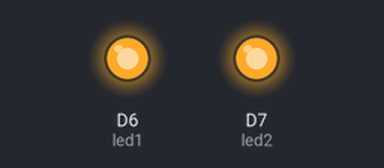
A sketch run on a simulated ESP8266 (NodeMCU). Shown: output pins drawn as LEDs (lit = HIGH).

Above: at 0.5 s.
At 21.5 s:
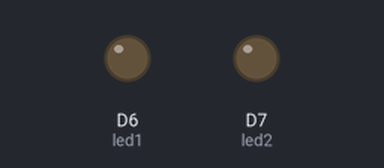
Timing chart, 0 to 31.2 s (numbered marks = the images above):
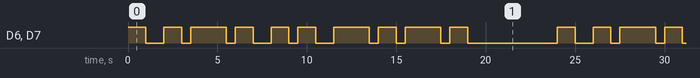

Measured:
- by itself, D6 (led1), D7 (led2): repeats every 24.0 s: LOW 1.0 s, HIGH 1.0 s, LOW 0.50 s, HIGH 2.0 s, LOW 0.50 s, HIGH 1.0 s, LOW 1.0 s, HIGH 1.0 s, LOW 0.50 s, HIGH 1.0 s, LOW 1.0 s, HIGH 2.0 s, LOW 0.50 s, HIGH 1.0 s, LOW 0.50 s, HIGH 2.0 s, LOW 0.50 s, HIGH 1.0 s, LOW 5.0 s, HIGH 1.0 s
- by itself, everything shown: repeats every 24.0 s, in 20 steps

The sketch:

gettingstarted-blinkled.ino
```cpp
int led1 = D6; // Instead of writing D0 over and over again, we'll write led1


int led2 = D7; // Instead of writing D7 over and over again, we'll write led2


void setup() {


	pinMode(led1, OUTPUT);
	pinMode(led2, OUTPUT);

}


void loop() {
	// To blink the LED, first we'll turn it on...

	//Eric
	//E
	digitalWrite(led1, HIGH);
	digitalWrite(led2, HIGH);


	delay(1000);

	// Then we'll turn it off...
	digitalWrite(led1, LOW);
	digitalWrite(led2, LOW);

	// Wait 1 second...
	delay(1000);

    //r
	digitalWrite(led1, HIGH);
	digitalWrite(led2, HIGH);
	delay(1000);

	digitalWrite(led1, LOW);
	digitalWrite(led2, LOW);
	delay(500);

	digitalWrite(led1, HIGH);
	digitalWrite(led2, HIGH);
	delay(2000);

	digitalWrite(led1, LOW);
	digitalWrite(led2, LOW);
	delay(500);

	digitalWrite(led1, HIGH);
	digitalWrite(led2, HIGH);
	delay(1000);

	digitalWrite(led1, LOW);
	digitalWrite(led2, LOW);
	delay(1000);

	//i
	digitalWrite(led1, HIGH);
	digitalWrite(led2, HIGH);
	delay(1000);

	digitalWrite(led1, LOW);
	digitalWrite(led2, LOW);
	delay(500);

	digitalWrite(led1, HIGH);
	digitalWrite(led2, HIGH);
	delay(1000);

	digitalWrite(led1, LOW);
	digitalWrite(led2, LOW);
	delay(1000);

	//c
	digitalWrite(led1, HIGH);
	digitalWrite(led2, HIGH);
	delay(2000);

	digitalWrite(led1, LOW);
	digitalWrite(led2, LOW);
	delay(500);

	digitalWrite(led1, HIGH);
	digitalWrite(led2, HIGH);
	delay(1000);

	digitalWrite(led1, LOW);
	digitalWrite(led2, LOW);
	delay(500);

	digitalWrite(led1, HIGH);
	digitalWrite(led2, HIGH);
	delay(2000);

	digitalWrite(led1, LOW);
	digitalWrite(led2, LOW);
	delay(500);

	digitalWrite(led1, HIGH);
	digitalWrite(led2, HIGH);
	delay(1000);

	digitalWrite(led1, LOW);
	digitalWrite(led2, LOW);
	delay(5000);


	// And repeat!
}
```
